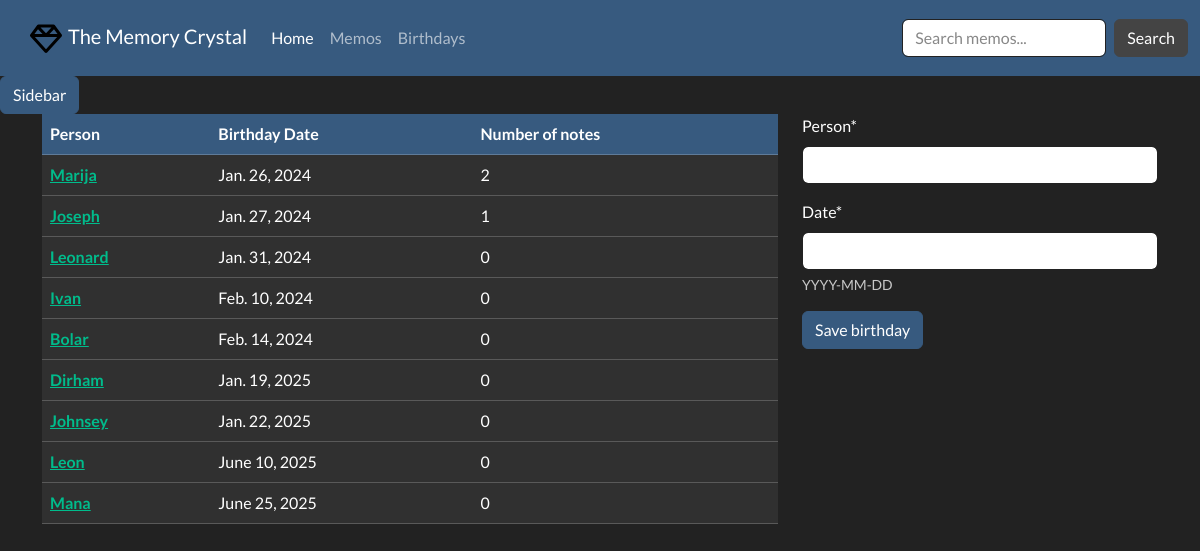
The page /notes/birthday/all on the database as committed earlier.
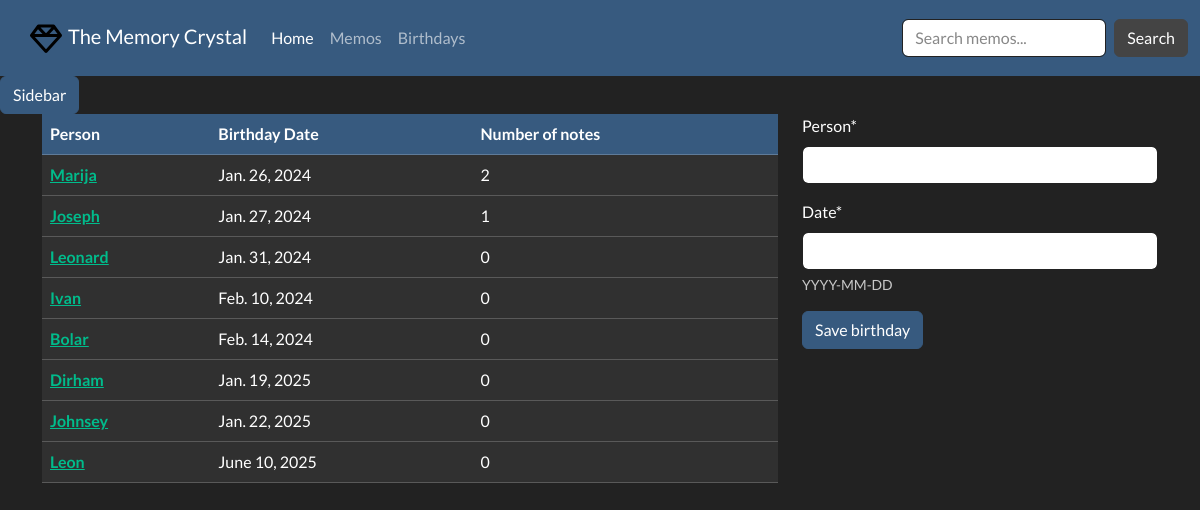
The same page on the database as committed later.
### memory_crystal/models.py (models this page shows, shortened)
class Birthday(models.Model):
    person = models.CharField(max_length=100, unique=True)
    bdate = models.DateField(help_text='YYYY-MM-DD', verbose_name='Date')

### memory_crystal/views.py (the view, shortened to what this page needs)
# urls.py: path('birthday/all', views.birthday_list_view, name='birthdays-all'),
def birthday_list_view(request):
    bd_form = BirthdayForm
    birthday_list = Birthday.objects.all().order_by('bdate')
    context = {
        'bd_form': bd_form,
        'birthday_list': birthday_list
    }
    return render(request, 'memory_crystal/birthday_list.html', context=context)

### memory_crystal/models.py (called while the page is built)
    def __str__(self) -> str:
        return f'{self.name.title()}'

### memory_crystal/templatetags/memo_extras.py (called while the page is built)
@register.inclusion_tag('memory_crystal/offcanvas.html')
def render_offcanvas():
    all_categories = Category.objects.all()
    return {'all_categories': all_categories}

### memory_crystal/templates/memory_crystal/birthday_list.html (shortened to what this page needs)
{% extends 'memory_crystal/base.html' %}
{% block content %}
{% load crispy_forms_tags %}
<div class="container">
    <div class="row">
        <div class="col-8">
            <div class="brithday-table">
                <table class="table table-hover">
                  <thead>
                    <tr class="table-primary">
                      <th scope="col">Person</th>
                      <th scope="col">Birthday Date</th>
                      <th scope="col">Number of notes</th>
                    </tr>
                  </thead>
                  <tbody>
                  {% for birthday in birthday_list %}
                    <tr class="table-dark">
                      <th scope="row"><a href="{% url 'birthday-detail' birthday.id %}">{{ birthday.person }}</a></th>
                      <td>{{ birthday.bdate }}</td>
                      <td>{{ birthday.notes.all.count }}</td>
                    </tr>
                  {% endfor %}
                  </tbody>
                </table>
            </div>
        </div>
        <div class="col-4">
            <div class="fieldWrapper">
                <form method="post">
                    {{ bd_form | crispy }}
                    <input type="submit" class="btn btn-primary" value="Save birthday">
                </form>
            </div>
        </div>
    </div>
</div>
{% endblock %}

Rows that differ between the two databases and show on the page:
removed Birthday: person "Mana", bdate "June 25, 2025", notes.all.count "0"
